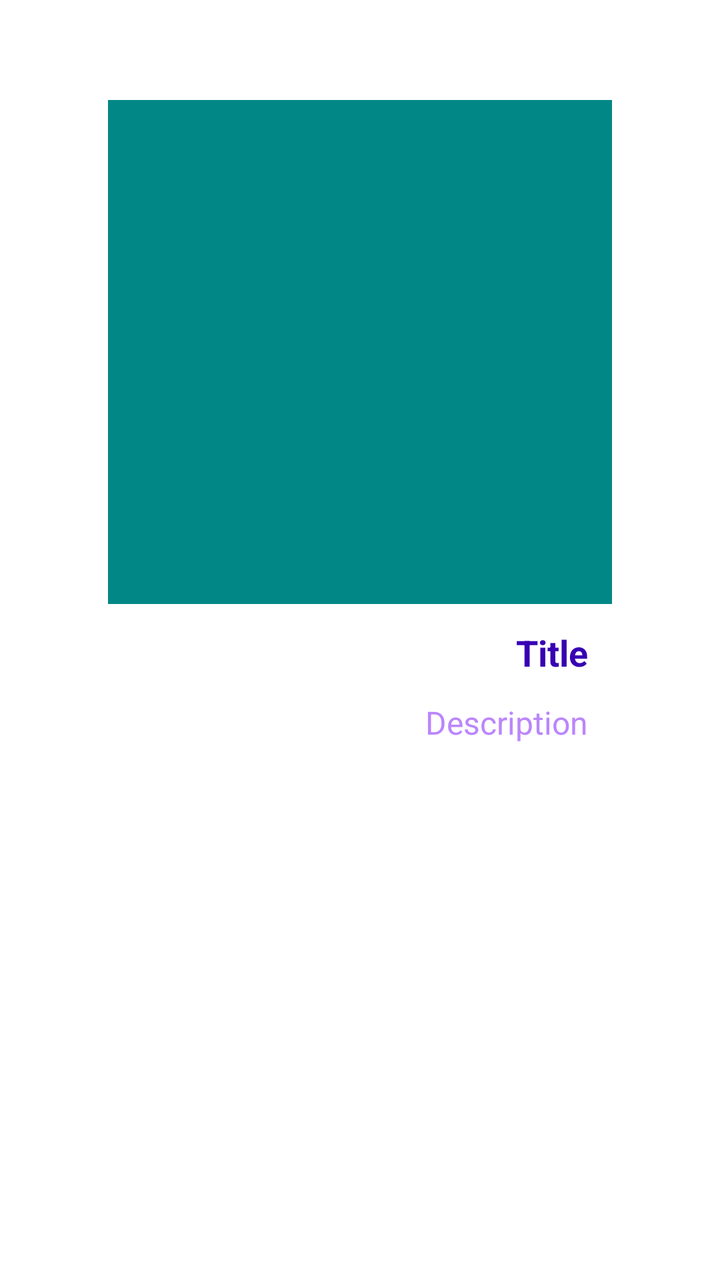
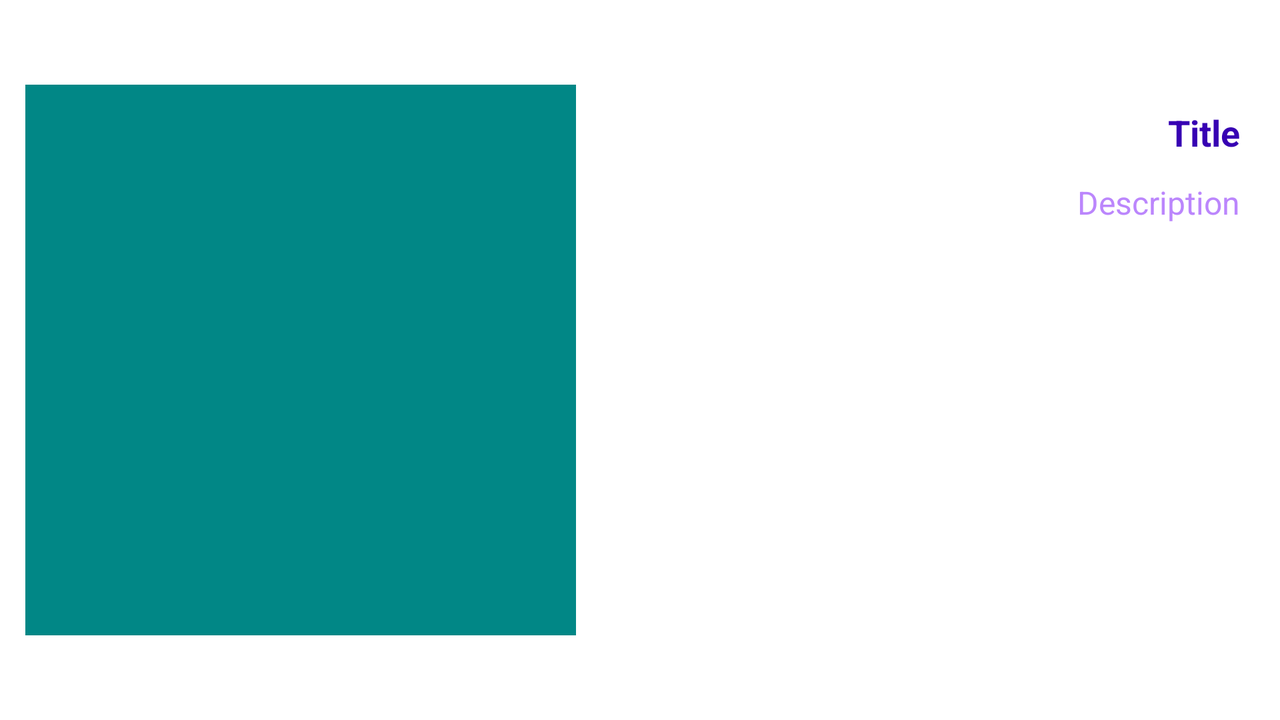

The same Android screen from two of the app's own layout files: first res/layout/ as a phone draws it, then the repository's variant for another configuration, drawn on a device whose configuration selects that folder. Both files follow.
<!-- AndroidManifest.xml: application theme Theme.QuixoteTask -->
<!-- res/layout/activity_details.xml -->
<?xml version="1.0" encoding="utf-8"?>
<androidx.constraintlayout.widget.ConstraintLayout xmlns:android="http://schemas.android.com/apk/res/android"
    xmlns:app="http://schemas.android.com/apk/res-auto"
    xmlns:tools="http://schemas.android.com/tools"
    android:layout_width="match_parent"
    android:layout_height="match_parent"
    android:elevation="8dp"
    tools:context=".activity.DetailsActivity">

    <ImageView
        android:id="@+id/imageDetailsIv"
        android:layout_width="0dp"
        android:layout_height="0sp"
        android:contentDescription="@string/app_name"
        android:scaleType="centerCrop"
        android:src="@color/teal_700"
        app:layout_constraintBottom_toBottomOf="@id/guideline6"
        app:layout_constraintDimensionRatio="1:1"
        app:layout_constraintEnd_toEndOf="@id/guideline3"
        app:layout_constraintStart_toStartOf="@id/guideline2"
        app:layout_constraintTop_toTopOf="@id/guideline4" />

    <TextView
        android:id="@+id/titleDetailsTv"
        android:layout_width="0dp"
        android:layout_height="wrap_content"
        android:gravity="end"
        android:padding="12dp"
        android:text="@string/title"
        android:textAlignment="textEnd"
        android:textColor="@color/purple_700"
        android:textSize="18sp"
        android:textStyle="bold"
        app:layout_constraintEnd_toEndOf="@id/guideline3"
        app:layout_constraintStart_toStartOf="@id/guideline2"
        app:layout_constraintTop_toBottomOf="@id/imageDetailsIv" />

    <TextView
        android:id="@+id/descriptionDetailsTv"
        android:layout_width="0dp"
        android:layout_height="wrap_content"
        android:gravity="end"
        android:paddingHorizontal="12dp"
        android:text="@string/description"
        android:textAlignment="textEnd"
        android:textColor="@color/purple_200"
        android:textSize="16sp"
        app:layout_constraintEnd_toEndOf="@id/titleDetailsTv"
        app:layout_constraintStart_toStartOf="@id/titleDetailsTv"
        app:layout_constraintTop_toBottomOf="@id/titleDetailsTv" />

    <androidx.constraintlayout.widget.Guideline
        android:id="@+id/guideline2"
        android:layout_width="wrap_content"
        android:layout_height="wrap_content"
        android:orientation="vertical"
        app:layout_constraintGuide_percent="0.15" />

    <androidx.constraintlayout.widget.Guideline
        android:id="@+id/guideline3"
        android:layout_width="wrap_content"
        android:layout_height="wrap_content"
        android:orientation="vertical"
        app:layout_constraintGuide_percent="0.85" />

    <androidx.constraintlayout.widget.Guideline
        android:id="@+id/guideline4"
        android:layout_width="wrap_content"
        android:layout_height="wrap_content"
        android:orientation="horizontal"
        app:layout_constraintGuide_percent="0.05" />

    <androidx.constraintlayout.widget.Guideline
        android:id="@+id/guideline6"
        android:layout_width="wrap_content"
        android:layout_height="wrap_content"
        android:orientation="horizontal"
        app:layout_constraintGuide_percent="0.5" />
</androidx.constraintlayout.widget.ConstraintLayout>
<!-- resources referenced by this layout -->
<resources>
  <color name="purple_200">#FFBB86FC</color>
  <color name="purple_700">#FF3700B3</color>
  <color name="teal_700">#FF018786</color>
  <string name="app_name">QuixoteTask</string>
  <string name="description">Description</string>
  <string name="title">Title</string>
  <style name="Theme.QuixoteTask" parent="Theme.MaterialComponents.DayNight.DarkActionBar">
          
          <item name="colorPrimary">@color/purple_500</item>
          <item name="colorPrimaryVariant">@color/purple_700</item>
          <item name="colorOnPrimary">@color/white</item>
          
          <item name="colorSecondary">@color/teal_200</item>
          <item name="colorSecondaryVariant">@color/teal_700</item>
          <item name="colorOnSecondary">@color/white</item>
          
          <item name="android:statusBarColor" tools:targetApi="l">?attr/colorPrimaryVariant</item>
          
      </style>
  <color name="purple_500">#FF6200EE</color>
  <color name="white">#FFFFFFFF</color>
  <color name="teal_200">#FF03DAC5</color>
</resources>
<!-- res/layout-land/activity_details.xml (the repository's variant of the layout above) -->
<!-- drawn on the phone turned sideways -->
<?xml version="1.0" encoding="utf-8"?>
<androidx.constraintlayout.widget.ConstraintLayout xmlns:android="http://schemas.android.com/apk/res/android"
    xmlns:app="http://schemas.android.com/apk/res-auto"
    xmlns:tools="http://schemas.android.com/tools"
    android:layout_width="match_parent"
    android:layout_height="match_parent"
    android:elevation="8dp"
    tools:context=".activity.DetailsActivity">

    <ImageView
        android:id="@+id/imageDetailsIv"
        android:layout_width="0dp"
        android:layout_height="0sp"
        android:contentDescription="@string/app_name"
        android:scaleType="centerCrop"
        android:src="@color/teal_700"
        app:layout_constraintBottom_toBottomOf="@id/guideline6"
        app:layout_constraintDimensionRatio="1:1"
        app:layout_constraintEnd_toEndOf="@id/guideline3"
        app:layout_constraintStart_toStartOf="@id/guideline2"
        app:layout_constraintTop_toTopOf="@id/guideline4" />

    <TextView
        android:id="@+id/titleDetailsTv"
        android:layout_width="0dp"
        android:layout_height="wrap_content"
        android:layout_marginHorizontal="8dp"
        android:layout_marginTop="24dp"
        android:gravity="end"
        android:textAlignment="textEnd"
        android:padding="12dp"
        android:text="@string/title"
        android:textColor="@color/purple_700"
        android:textSize="18sp"
        android:textStyle="bold"
        app:layout_constraintEnd_toEndOf="parent"
        app:layout_constraintStart_toEndOf="@id/imageDetailsIv"
        app:layout_constraintTop_toTopOf="@id/guideline4" />

    <TextView
        android:id="@+id/descriptionDetailsTv"
        android:layout_width="0dp"
        android:layout_height="wrap_content"
        android:gravity="end"
        android:paddingHorizontal="12dp"
        android:text="@string/description"
        android:textAlignment="textEnd"
        android:textColor="@color/purple_200"
        android:textSize="16sp"
        app:layout_constraintEnd_toEndOf="@id/titleDetailsTv"
        app:layout_constraintStart_toStartOf="@id/titleDetailsTv"
        app:layout_constraintTop_toBottomOf="@id/titleDetailsTv" />

    <androidx.constraintlayout.widget.Guideline
        android:id="@+id/guideline2"
        android:layout_width="wrap_content"
        android:layout_height="wrap_content"
        android:orientation="vertical"
        app:layout_constraintGuide_percent="0.02" />

    <androidx.constraintlayout.widget.Guideline
        android:id="@+id/guideline3"
        android:layout_width="wrap_content"
        android:layout_height="wrap_content"
        android:orientation="vertical"
        app:layout_constraintGuide_percent="0.45" />

    <androidx.constraintlayout.widget.Guideline
        android:id="@+id/guideline4"
        android:layout_width="wrap_content"
        android:layout_height="wrap_content"
        android:orientation="horizontal"
        app:layout_constraintGuide_percent="0.05" />

    <androidx.constraintlayout.widget.Guideline
        android:id="@+id/guideline6"
        android:layout_width="wrap_content"
        android:layout_height="wrap_content"
        android:orientation="horizontal"
        app:layout_constraintGuide_percent="0.95" />
</androidx.constraintlayout.widget.ConstraintLayout>
